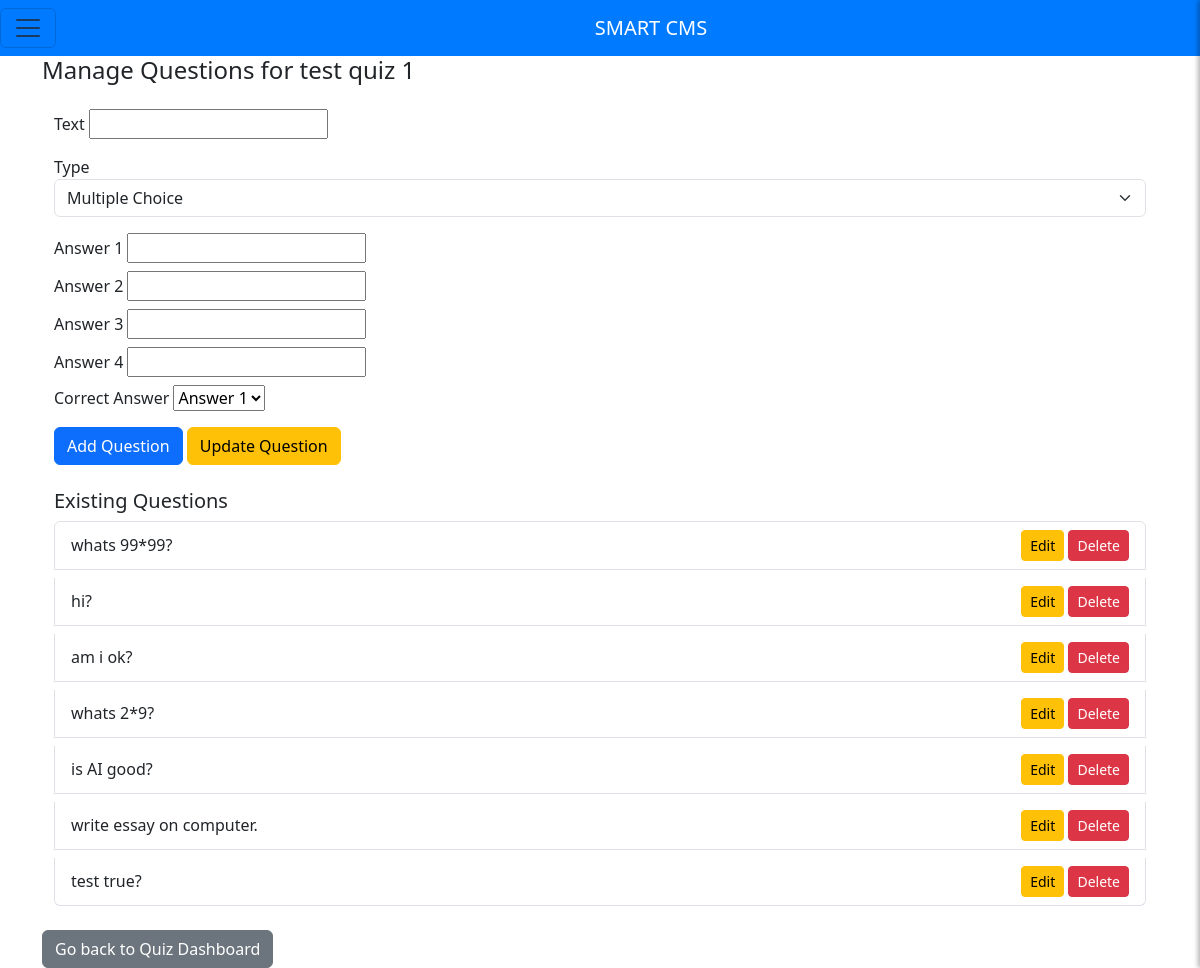
Page /instructor/question/1/1/ on the committed database.
### instructor/models.py (models this page shows, shortened)
class Quiz(models.Model):
    user = models.ForeignKey(settings.AUTH_USER_MODEL, on_delete=models.CASCADE, related_name='quizzes')
    class_shell = models.ForeignKey(ClassShell, on_delete=models.CASCADE)
    title = models.CharField(max_length=200)
    grading_percentage = models.FloatField(default=0)

class Question(models.Model):
    quiz = models.ForeignKey(Quiz, on_delete=models.CASCADE)
    text = models.CharField(max_length=255)
    answer = models.CharField(max_length=5)
    type = models.CharField(max_length=20)

### instructor/views.py (the view, shortened to what this page needs)
# urls.py: path('question/<int:class_shell_id>/<int:quiz_id>/', views.go_to_quiz, name='go_to_quiz'),
def go_to_quiz(request, class_shell_id, quiz_id):
    class_shell = get_object_or_404(ClassShell, id=class_shell_id)
    quiz_instance = get_object_or_404(Quiz, id=quiz_id, class_shell=class_shell)
    questions = Question.objects.filter(quiz=quiz_instance)
    return render(request, 'go_to_quiz.html', {
        'class_shell': class_shell,
        'quiz': quiz_instance,
        'questions': questions,
        'question_form': QuestionForm()
    })

### instructor/forms.py
class QuestionForm(forms.ModelForm):
    class Meta:
        model = Question
        fields = ['text', 'type']
    answer_1 = forms.CharField(label='Answer 1', max_length=200, required=False)
    answer_2 = forms.CharField(label='Answer 2', max_length=200, required=False)
    answer_3 = forms.CharField(label='Answer 3', max_length=200, required=False)
    answer_4 = forms.CharField(label='Answer 4', max_length=200, required=False)
    correct_answer = forms.ChoiceField(
        label='Correct Answer',
        choices=[
            ('1', 'Answer 1'),
            ('2', 'Answer 2'),
            ('3', 'Answer 3'),
            ('4', 'Answer 4'),
        ],
        required=False
    )
    true_false_answer = forms.ChoiceField(
        label='Correct Answer',
        choices=[
            ('true', 'True'),
            ('false', 'False'),
        ],
        required=False
    )
    essay_answer = forms.CharField(label='Essay Answer', widget=forms.Textarea, required=False)

### instructor/templates/go_to_quiz.html (shortened to what this page needs)
{% extends "home.html" %}
{% block content %}
<h4>Manage Questions for {{ quiz.title }}</h4>
<div class="container mt-4">
  <form method="POST" id="question-form">
    <div class="mb-3">
      {{ question_form.text.label }} {{ question_form.text }}
    </div>
    <div class="mb-3">
      {{ question_form.type.label }}
      <select name="type" id="question_type" class="form-select">
        <option value="multiple_choice" {% if question_form.type.value == "multiple_choice" %}selected{% endif %}>Multiple Choice</option>
      </select>
    </div>
    <div id="multiple_choice_fields" style="{% if question_form.type.value == 'multiple_choice' %}display: block;{% else %}display: none;{% endif %}">
      <div class="mb-2">
        {{ question_form.answer_1.label }} {{ question_form.answer_1 }}
      </div>
      <div class="mb-2">
        {{ question_form.answer_2.label }} {{ question_form.answer_2 }}
      </div>
      <div class="mb-2">
        {{ question_form.answer_3.label }} {{ question_form.answer_3 }}
      </div>
      <div class="mb-2">
        {{ question_form.answer_4.label }} {{ question_form.answer_4 }}
      </div>
      <div class="mb-3">
        {{ question_form.correct_answer.label }} {{ question_form.correct_answer }}
      </div>
    </div>
    <div class="mt-3">
      <button type="submit" name="add_question" class="btn btn-primary">Add Question</button>
      <button type="submit" name="edit_question" class="btn btn-warning">Update Question</button>
    </div>
  </form>
  <h5 class="mt-4">Existing Questions</h5>
  <div class="list-group">
    {% for question in questions %}
      <div class="list-group-item d-flex justify-content-between align-items-center mb-2">
        <span>{{ question.text }}</span>
        <div>
          <button class="btn btn-warning btn-sm edit-button"
                  data-id="{{ question.id }}"
                  data-text="{{ question.text }}"
                  data-answer="{{ question.answer }}"
                  data-type="{{ question.type }}"
                  {% if question.type == 'multiple_choice' %}
                    data-answer1="{{ question.answer_1 }}"
                    data-answer2="{{ question.answer_2 }}"
                    data-answer3="{{ question.answer_3 }}"
                    data-answer4="{{ question.answer_4 }}"
                    data-correct="{{ question.correct_answer }}"
                  {% elif question.type == 'true_false' %}
                    data-answer="{{ question.true_false_answer }}"
                  {% elif question.type == 'essay' %}
                    data-answer="{{ question.essay_answer }}"
                  {% endif %}>
            Edit
          </button>
          <form method="POST" class="d-inline">
            <button type="submit" name="delete_question" class="btn btn-danger btn-sm">Delete</button>
          </form>
        </div>
      </div>
    {% empty %}
      <div class="list-group-item">No questions available.</div>
    {% endfor %}
  </div>
</div>
<div class="mt-3">
    <a href="{% url 'instructor:quizlist' class_shell.id %}" class="btn btn-secondary">Go back to Quiz Dashboard</a>
</div>
{% endblock %}

### templates/home.html (shortened to what this page needs)
<html lang="en">
<head>
  <link
    href="https://cdn.jsdelivr.net/npm/bootstrap@5.3.3/dist/css/bootstrap.min.css"
    rel="stylesheet"
  />
</head>
<body>
  <nav class="navbar row">
      <div class="col-1">
        <button class="navbar-toggler" onclick="document.getElementById('offcanvasMenu').classList.toggle('open');">
          <span class="navbar-toggler-icon"></span>
        </button>
      </div>
      <div class="col-11">
        <a class="navbar-brand" href="{% url 'accounts:login' %}">SMART CMS</a>
      </div>
  </nav>
  <div class="container">{% block content %}{% endblock %}</div>
</body>
</html>

### templates/home.html (style rules this page uses)
.navbar { background-color: #007bff; }
.navbar-brand { color: #ffffff; text-align: center; width: 100%; display: block; }
.navbar-toggler { cursor: pointer; }

### rows in the picture
Quiz: title "test quiz 1"
Question: text "whats 99*99?"
Question: text "hi?"
Question: text "am i ok?"
Question: text "whats 2*9?"
Question: text "is AI good?"
Question: text "write essay on computer."
Question: text "test true?"

### other values in the picture
{{ question_form.text.label }} "Text"
{{ question_form.type.label }} "Type"
{{ question_form.answer_1.label }} "Answer 1"
{{ question_form.answer_2.label }} "Answer 2"
{{ question_form.answer_3.label }} "Answer 3"
{{ question_form.answer_4.label }} "Answer 4"
{{ question_form.correct_answer.label }} "Correct Answer"
